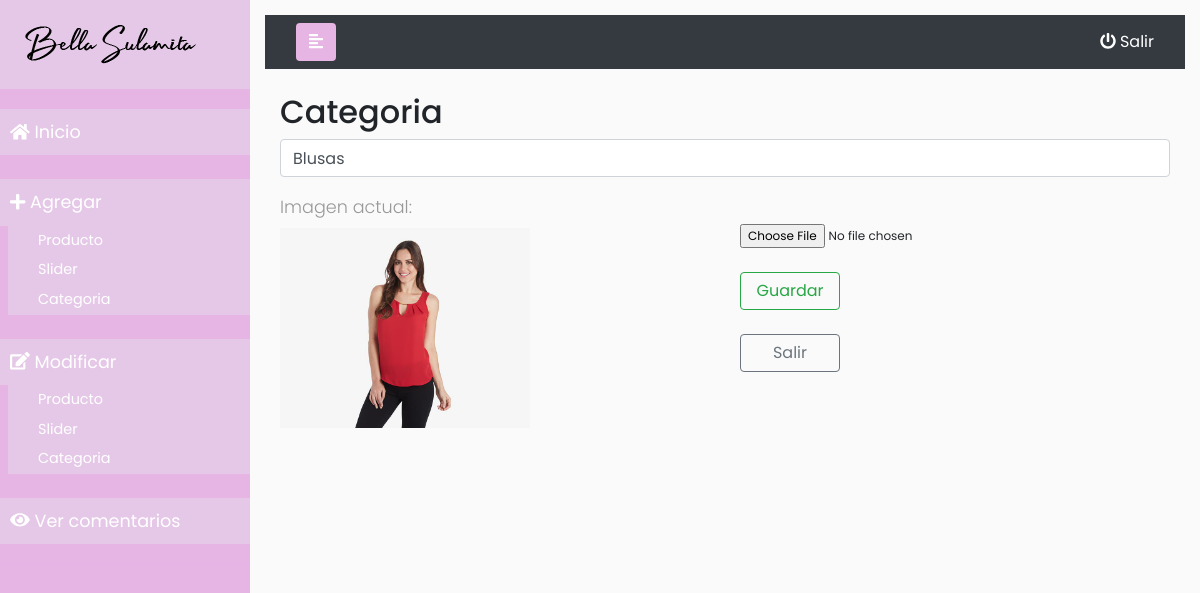
Screenshot of /administrador/editarCategoria.php?id=7 (signed in) with the database file from the repository.
### tables this page shows
CREATE TABLE `categoria` (
  `id` int(11) NOT NULL,
  `categoria` varchar(100) NOT NULL,
  `imagen` varchar(100) DEFAULT NULL
);

### backend/modelo/BD.php (called while the page is built, shortened)
<?php
class BD {
    private $servername = "localhost";
    private $username = "root";
    private $password = "";
    private $database = "bellaSulamita";
    public function __construct() {
        try {
            $this->conn = new PDO("mysql:host=$this->servername;dbname=$this->database", $this->username, $this->password);
        } catch (PDOException $e) {
            echo "Connection failed: " . $e->getMessage();
        }
    }
}

### backend/controlador/CCategoria.php (called while the page is built, shortened)
<?php
class CCategoria {
    private $modelo;
    public function __construct() {
        $this->modelo = new MCategoria();
    }
    public function mostrarCategoria($ide) {
        $categoria = $this->modelo->consultaCategoria($ide);
        return $categoria;
    }
}

### backend/modelo/MCategoria.php (called while the page is built, shortened)
<?php
class MCategoria extends BD {
    public function consultaCategoria($id) {
        try {
            $stmt = $this->conn->prepare("SELECT * FROM categoria where id=:id");
            $stmt->bindParam(':id', $id);
            $stmt->execute();
            foreach ($stmt->fetchAll() as $registro) {
                return $registro;
            }
            return null;
        } catch (PDOException $e) {
            echo "Error: " . $e->getMessage();
        }
    }
}

### administrador/editarCategoria.php (the view, shortened to what this page needs)
<?php
include_once '../backend/modelo/BD.php';
include_once '../backend/modelo/MCategoria.php';
include_once '../backend/controlador/CCategoria.php';
$categoria = new CCategoria();
$ide = (int) $_GET["id"];
$cate = $categoria->mostrarCategoria($ide);
?>
<!DOCTYPE html>
<html>
    <head>
        <link rel="stylesheet" href="https://stackpath.bootstrapcdn.com/bootstrap/4.3.1/css/bootstrap.min.css"
>
        <link rel="stylesheet" href="style/css_1.css" />
        <link rel="stylesheet" href="style/font-awesome.min.css">
        <link rel="stylesheet" href="https://cdn.jsdelivr.net/npm/sweetalert2@8.15.2/dist/sweetalert2.css">
    </head>
    <body>
        <div class="wrapper">
            <nav id="sidebar" class="">
                <div class="sidebar-header">
                    <a href="panel.php"><img src="../multimedia/BellaSulamita.png"></a>
                </div>
                <ul class="list-unstyled components">
                    <li class="active">
                        <a href="panel.php"><i class="fa fa-home" aria-hidden="true"></i> Inicio</a>
                        <br>
                        <a href="#submenu1"><i class="fa fa-plus" aria-hidden="true"></i> Agregar </a>
                        <div id="submenu1" aria-expanded="false">
                            <ul class="flex-column pl-2 nav">
                                <li class="nav-item">
                                    <a class="nav-link py-1" href="agregarProducto.php">Producto</a>
                                    <a class="nav-link py-1" href="agregarSlider.php">Slider</a>
                                    <a class="nav-link py-1" href="agregarCategoria.php">Categoria</a>
                                </li>
                            </ul>
                        </div><br>
                        <a href="#submenu2"><i class="fa fa-edit" aria-hidden="true"></i> Modificar</a>
                        <div id="submenu2" aria-expanded="false">
                            <ul class="flex-column pl-2 nav">
                                <li class="nav-item">
                                    <a class="nav-link py-1" href="tablaProducto.php"> Producto</a>
                                    <a class="nav-link py-1" href="tablaSlider.php"> Slider</a>
                                    <a class="nav-link py-1" href="tablaCategoria.php"> Categoria</a>
                                </li>
                            </ul>
                        </div><br>
                        <a href="tablaComentarios.php"><i class="fa fa-eye" aria-hidden="true"></i> Ver comentarios </a>
                    </li>
                </ul>
            </nav>
            <div style="padding: 15px; margin: 0px auto 0px auto; width: 100%" id="content">
                <nav class="navbar navbar-expand-lg navbar-dark bg-dark">
                    <div class="container-fluid">
                        <button type="button" id="sidebarCollapse" class="btn option" style="color: white">
                        </button>
                        <div class="navbar-collapse collapse" id="navbarSupportedContent">
                            <ul class="nav navbar-nav ml-auto text-center">
                                <li class="nav-item active">
                                    <a style="color: white" href="salir.php"><i class="fa fa-power-off"> </i> Salir </a>
                                </li>
                            </ul>
                        </div>
                    </div>
                </nav>
                <div class="container-fluid">
                    <form action="editarCategoria.php?id=<?php echo $ide ?>" method="POST" enctype="multipart/form-data">
                        <br><h2>Categoria</h2>
                        <div class="input-group mb-3">
                            <input type="text" require name="categoria" class="form-control" aria-label="Sizing example input"
                                   aria-describedby="inputGroup-sizing-default" placeholder="Nombre de la categoria" value="<?php echo $cate["categoria"] ?>">
                        </div>
                        <div class="row">
                            <div class="col-lg-6 col-sm-12">
                                <p style="margin-bottom: 5px;">Imagen actual:</p>
                                <img src="../<?php echo $cate["imagen"] ?>"  width="auto" height="200px"><br>
                            </div>
                            <div style="margin-top: 30px" class="col-lg-6 col-sm-12">
                                <input style="font-size: 12px" type="file" name="imagen" accept="image/*" ><br><br>
                                <button style="width: 100px" type="submit" class="btn btn-outline-success">Guardar</button><br><br>
                                <button style="width: 100px" type="button" class="btn btn-outline-secondary"><a href="tablaCategoria.php" style="text-decoration: none">Salir</a></button>
                            </div>
                        </div>
                    </form>
                </div><br>
            </div>
        </div>
    </body>
</html>

### administrador/style/css_1.css (style rules this page uses)
body { font-family: 'Poppins', sans-serif; background: #fafafa; }
p { font-family: 'Poppins', sans-serif; font-size: 1.1em; font-weight: 300; line-height: 1.7em; color: #999; }
a, a:hover, a:focus { color: inherit; text-decoration: none; transition: all 0.3s; }
#sidebar { background: #E7B5E3; color: #fff; transition: all 0.3s; }
.option { background: #E7B5E3; }
#sidebar .sidebar-header { padding: 20px; background: #E5C8E7; }
#sidebar ul.components { padding: 20px 0; border-bottom: 1px solid #E7B5EA; }
#sidebar ul li a { padding: 10px; font-size: 1.1em; display: block; }
#sidebar ul li.active > a, a[aria-expanded="true"] { color: #fff; background: #E5C8E7; }
ul ul a { font-size: 0.9em !important; padding-left: 30px !important; background: #E5C8E7; }
.wrapper { display: flex; align-items: stretch; }
#sidebar { min-width: 250px; max-width: 250px; }
#sidebar { min-width: 250px; max-width: 250px; min-height: 100vh; }

### rows the page displays
categoria: categoria "Blusas", imagen (picture)
